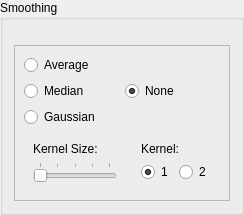
             <widget class="QGroupBox" name="groupBox_2">
              <property name="title">
               <string>Smoothing</string>
              </property>
              <layout class="QGridLayout" name="gridLayout_14">
               <property name="topMargin">
                <number>25</number>
               </property>
               <item row="0" column="0">
                <widget class="QFrame" name="frame_6">
                 <property name="frameShape">
                  <enum>QFrame::StyledPanel</enum>
                 </property>
                 <property name="frameShadow">
                  <enum>QFrame::Raised</enum>
                 </property>
                 <layout class="QGridLayout" name="gridLayout_16">
                  <item row="1" column="0">
                   <layout class="QVBoxLayout" name="verticalLayout_13">
                    <item>
                     <widget class="QRadioButton" name="radio_average">
                      <property name="cursor">
                       <cursorShape>PointingHandCursor</cursorShape>
                      </property>
                      <property name="text">
                       <string>Average</string>
                      </property>
                      <attribute name="buttonGroup">
                       <string notr="true">buttonGroup_smoothing</string>
                      </attribute>
                     </widget>
                    </item>
                    <item>
                     <widget class="QRadioButton" name="radio_median">
                      <property name="cursor">
                       <cursorShape>PointingHandCursor</cursorShape>
                      </property>
                      <property name="text">
                       <string>Median</string>
                      </property>
                      <property name="checked">
                       <bool>false</bool>
                      </property>
                      <attribute name="buttonGroup">
                       <string notr="true">buttonGroup_smoothing</string>
                      </attribute>
                     </widget>
                    </item>
                    <item>
                     <widget class="QRadioButton" name="radio_gauss_smooth">
                      <property name="cursor">
                       <cursorShape>PointingHandCursor</cursorShape>
                      </property>
                      <property name="text">
                       <string>Gaussian</string>
                      </property>
                      <attribute name="buttonGroup">
                       <string notr="true">buttonGroup_smoothing</string>
                      </attribute>
                     </widget>
                    </item>
                   </layout>
                  </item>
                  <item row="1" column="1">
                   <layout class="QVBoxLayout" name="verticalLayout_15">
                    <item>
                     <widget class="QRadioButton" name="radio_none_smooth">
                      <property name="cursor">
                       <cursorShape>PointingHandCursor</cursorShape>
                      </property>
                      <property name="text">
                       <string>None</string>
                      </property>
                      <property name="checked">
                       <bool>true</bool>
                      </property>
                      <attribute name="buttonGroup">
                       <string notr="true">buttonGroup_smoothing</string>
                      </attribute>
                     </widget>
                    </item>
                   </layout>
                  </item>
                  <item row="2" column="0" colspan="2">
                   <layout class="QHBoxLayout" name="horizontalLayout_17">
                    <item>
                     <widget class="QWidget" name="wgt_smooth_kernel" native="true">
                      <layout class="QVBoxLayout" name="verticalLayout_14">
                       <item>
                        <widget class="QLabel" name="label_2">
                         <property name="text">
                          <string>Kernel Size:</string>
                         </property>
                        </widget>
                       </item>
                       <item>
                        <widget class="QSlider" name="kernel_size_slider">
                         <property name="cursor">
                          <cursorShape>PointingHandCursor</cursorShape>
                         </property>
                         <property name="minimum">
                          <number>3</number>
                         </property>
                         <property name="maximum">
                          <number>11</number>
                         </property>
                         <property name="singleStep">
                          <number>2</number>
                         </property>
                         <property name="pageStep">
                          <number>2</number>
                         </property>
                         <property name="sliderPosition">
                          <number>3</number>
                         </property>
                         <property name="orientation">
                          <enum>Qt::Horizontal</enum>
                         </property>
                         <property name="tickPosition">
                          <enum>QSlider::TicksAbove</enum>
                         </property>
                         <property name="tickInterval">
                          <number>2</number>
                         </property>
                        </widget>
                       </item>
                      </layout>
                     </widget>
                    </item>
                    <item>
                     <widget class="QWidget" name="wgt_ktype" native="true">
                      <layout class="QGridLayout" name="gridLayout_15">
                       <item row="0" column="0">
                        <widget class="QLabel" name="label">
                         <property name="text">
                          <string>Kernel:</string>
                         </property>
                        </widget>
                       </item>
                       <item row="1" column="0">
                        <layout class="QHBoxLayout" name="horizontalLayout_16">
                         <item>
                          <widget class="QRadioButton" name="radio_kernal_one">
                           <property name="cursor">
                            <cursorShape>PointingHandCursor</cursorShape>
                           </property>
                           <property name="text">
                            <string>1</string>
                           </property>
                           <property name="checked">
                            <bool>true</bool>
                           </property>
                          </widget>
                         </item>
                         <item>
                          <widget class="QRadioButton" name="radio_kernal_two">
                           <property name="cursor">
                            <cursorShape>PointingHandCursor</cursorShape>
                           </property>
                           <property name="text">
                            <string>2</string>
                           </property>
                           <property name="checked">
                            <bool>false</bool>
                           </property>
                          </widget>
                         </item>
                        </layout>
                       </item>
                      </layout>
                     </widget>
                    </item>
                   </layout>
                  </item>
                 </layout>
                </widget>
               </item>
              </layout>
             </widget>
